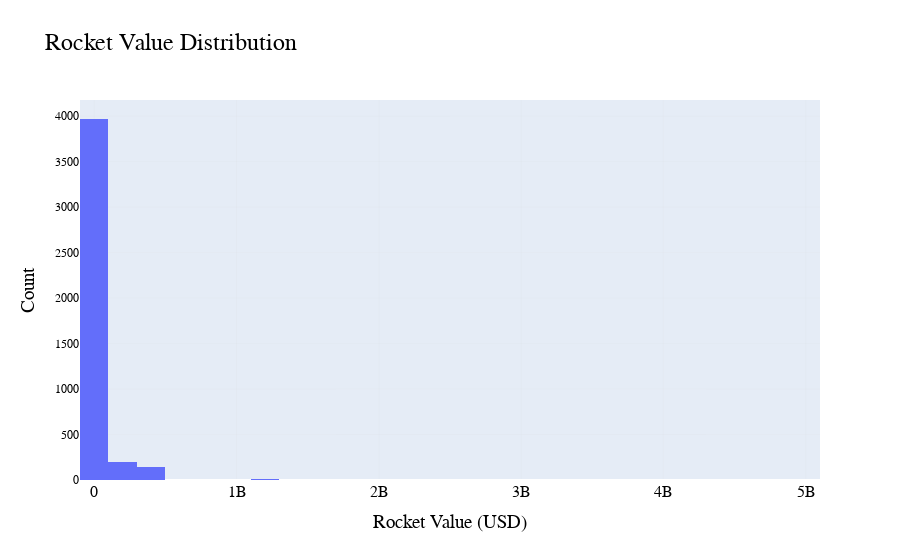

Write notebook code for a chart like this one.
### Code cell
import plotly.graph_objects as go
fig = go.Figure(go.Histogram(
    x=df['Rocket'],
    nbinsx=50
))
fig.update_layout(
    title=dict(
        text='Rocket Value Distribution',
        font=dict(size=24)
    ),
    xaxis=dict(
        title='Rocket Value (USD)',
        showgrid=True,
        gridcolor='lightgray',
        gridwidth=0.1
    ),
    yaxis=dict(
        title='Count',
        showgrid=True,
        gridcolor='lightgray',
        gridwidth=0.1,
        tickfont=dict(size=12),
        automargin=True
    ),
    font=dict(
        family='Arial',
        size=16,
        color='black'
    )
)
fig.show()

### Figure 1 — Plotly figure (JSON) as saved in the notebook; plotly's stock layout.template omitted (floating-point values rounded to 4 significant figures; data arrays with more than 128 entries replaced by an {"elided": "..."} marker saying what was removed)
{"data": [{"nbinsx": 50, "type": "histogram", "x": {"elided": "4324 float values"}}], "layout": {"font": {"color": "black", "family": "Arial", "size": 16}, "title": {"font": {"size": 24}, "text": "Rocket Value Distribution"}, "xaxis": {"gridcolor": "lightgray", "gridwidth": 0.1, "showgrid": true, "title": {"text": "Rocket Value (USD)"}}, "yaxis": {"automargin": true, "gridcolor": "lightgray", "gridwidth": 0.1, "showgrid": true, "tickfont": {"size": 12}, "title": {"text": "Count"}}}}
